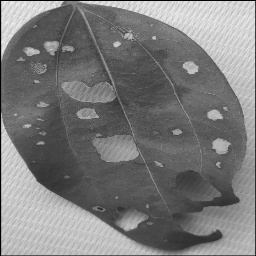
#> input picture gentle_classification/new_leaf_data/dried_diseased/leaf-image0.jpg, 256 x 256 px; its folder holds only this picture in this run
$ python -i preprocess.py   (imports and definitions only)
#> lines starting #> are read from the running program, lines starting #| are printed output that depends on the picture; after the words box and inside, x2 and y2 are one past the last pixel; in counts of white or black regions, pixels touching at a corner belong together
import os
import cv2
import numpy as np
import matplotlib.pyplot as plt

def preprocessing(path):
    '''
    Preprocesses the image for the deep learning model
    '''
    # reading the image
    image = cv2.imread(path)
#> image is the input picture: shape (256, 256, 3); min 0, max 244, mean 122.8

    # converting to grayscale
    image = cv2.cvtColor(image, cv2.COLOR_BGR2GRAY)
#> image: shape (256, 256)

    # reducing the image size into 256x256
    im_len = 1024
    dim = (im_len, im_len)
    image = cv2.resize(image, dim,
                        interpolation=cv2.INTER_LINEAR)
#> image: shape (1024, 1024)
    original = image # for debuggin purposes

    # applying gaussian filter
    image = cv2.GaussianBlur(image, (3,3), 0)
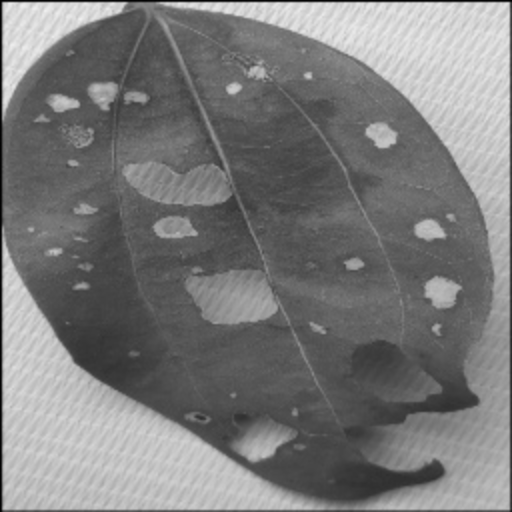
#> image: shape (1024, 1024) (shown at 1/2 size); min 0, max 239, mean 122.7

    # segmentation
    ret, image = cv2.threshold(image, 10, 255,
                            cv2.THRESH_BINARY_INV
                             + cv2.THRESH_OTSU)
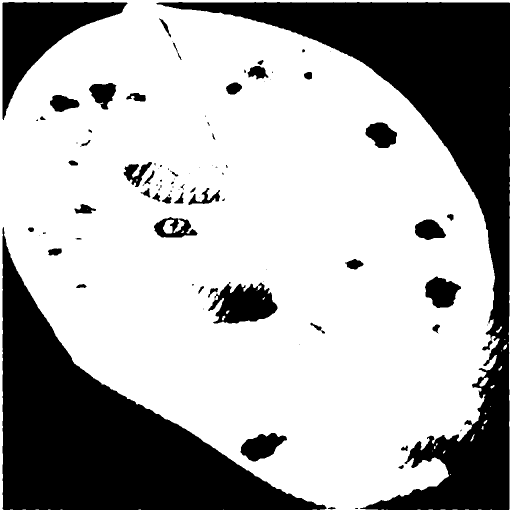
#> image: shape (1024, 1024) (shown at 1/2 size); 68.7% white; 91 black regions (42 under 20 px)
#> ret = 141

    # finding the biggest contour
    contours, hierarchy = cv2.findContours(image.copy(),
            cv2.RETR_LIST, cv2.CHAIN_APPROX_SIMPLE)[-2:]
#> contours = 127 contours, 60 with area under 20; largest, box (x1, y1, x2, y2) and area: (0, 0, 1024, 1024) 1046529, (312, 3, 1021, 1021) 149224, (4, 453, 654, 1021) 130188, (4, 3, 256, 241) 21804, (415, 563, 556, 648) 7725

    biggest_contour = max(contours, key=cv2.contourArea)
#> biggest_contour = [[0, 0], [0, 1023], [1023, 1023], [1023, 0]]

    # further noise reduction
    kernel = np.ones((3,3), np.uint8)
    image = cv2.morphologyEx(image,
         cv2.MORPH_OPEN, kernel, iterations=2)
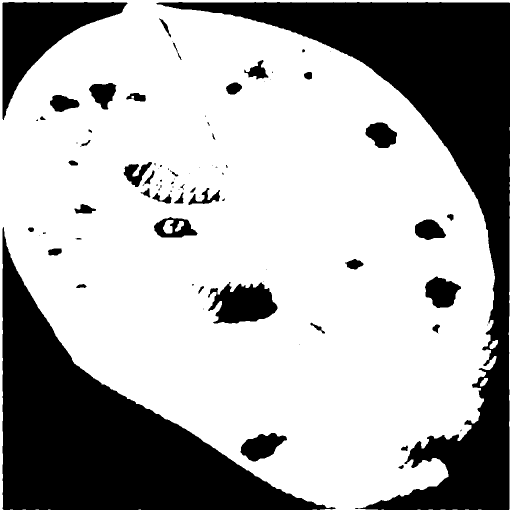
#> image: shape (1024, 1024) (shown at 1/2 size); 68.6% white; 84 black regions (39 under 20 px), largest, box (x1, y1, x2, y2) and area: (313, 4, 1020, 1020) 147330, (5, 454, 671, 1020) 129274, (5, 4, 255, 240) 21406

    # drawing a rectangle around the contour
    (x, y, w, h) = cv2.boundingRect(biggest_contour)
#> x = 0; y = 0; w = 1024; h = 1024

    original = cv2.rectangle(original,
            (x,y+h),(x+w,y),
             (0, 255, 125), 2)
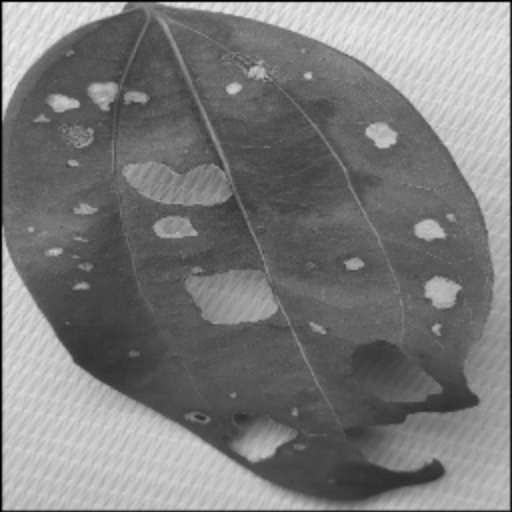
#> original: shape (1024, 1024) (shown at 1/2 size); min 0, max 241, mean 122.5

    # cropping the image
    original = original[y:y+h, x:x+w]

    # resizing the image into 256x256
    im_len_2 = 256
    dim = (im_len_2, im_len_2)
    original = cv2.resize(original, dim,
                        interpolation=cv2.INTER_LINEAR)
#> original: shape (256, 256)
    #print(original.shape)

    return original


    # displaying the image
    winname = 'preprocess'
    winname2 = 'original'

    cv2.namedWindow(winname) # Create a named window
    cv2.moveWindow(winname, 40,30)
    cv2.imshow(winname, image)
    cv2.imshow('original', original)
    cv2.waitKey(0)
    cv2.destroyAllWindows()

def get_all_files(root_path):
    '''
    function to get all the image file paths recursively
    '''
    all_image_files = []
    for fold in os.listdir(root_path):
        all_image_files = (all_image_files +
                       sorted([os.path.join(root_path, fold, file)
                                for file in os.listdir(
                                    os.path.join(root_path, fold)
                                    )
                                ]
                            )
                        )

    return all_image_files

>>> result = preprocessing('new_leaf_data/dried_diseased/leaf-image0.jpg')

$ run again, on gentle_classification/new_leaf_data/dried_diseased/leaf-image1.jpg
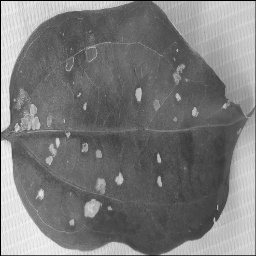
#> input picture gentle_classification/new_leaf_data/dried_diseased/leaf-image1.jpg, 256 x 256 px
#> in preprocessing, image is the input picture: shape (256, 256, 3); min 0, max 244, mean 123.2
#> in preprocessing, `ret, image = cv2.threshold(image, 10, 255, cv2.THRESH_BINARY_INV + cv2..`:
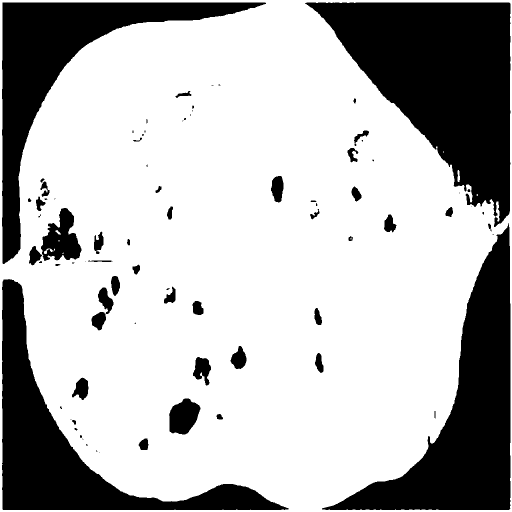
#> image: shape (1024, 1024) (shown at 1/2 size); 71.4% white; 81 black regions (34 under 20 px)
#> ret = 144
#> contours = 95 contours, 33 with area under 20; largest, box (x1, y1, x2, y2) and area: (0, 0, 1024, 1024) 1046529, (609, 4, 1022, 455) 96121, (643, 445, 1022, 1021) 71841, (3, 557, 579, 1021) 58753, (3, 4, 533, 529) 55519
#> biggest_contour = [[0, 0], [0, 1023], [1023, 1023], [1023, 0]]
#> x = 0; w = 1024
#> in preprocessing, `original = cv2.rectangle(original, (x,y+h),(x+w,y), (0, 255, 125), 2)`:
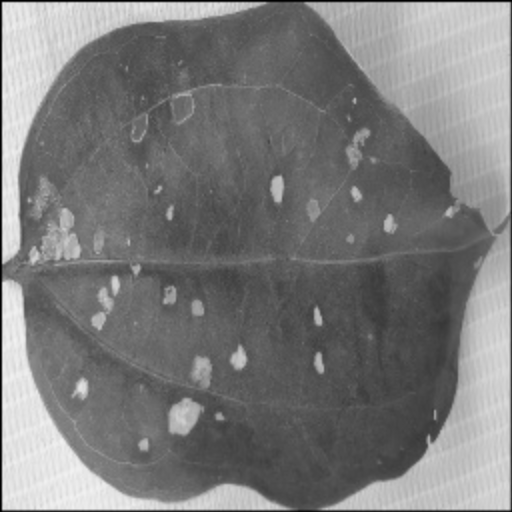
#> original: shape (1024, 1024) (shown at 1/2 size); min 0, max 243, mean 122.9

$ run again, on gentle_classification/new_leaf_data/dried_diseased/leaf-image10.jpg
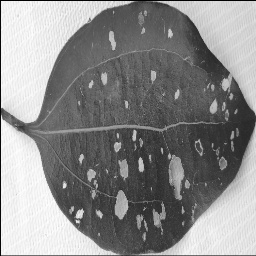
#> input picture gentle_classification/new_leaf_data/dried_diseased/leaf-image10.jpg, 256 x 256 px
#> in preprocessing, image is the input picture: shape (256, 256, 3); min 0, max 255, mean 139.1
#> in preprocessing, `ret, image = cv2.threshold(image, 10, 255, cv2.THRESH_BINARY_INV + cv2..`:
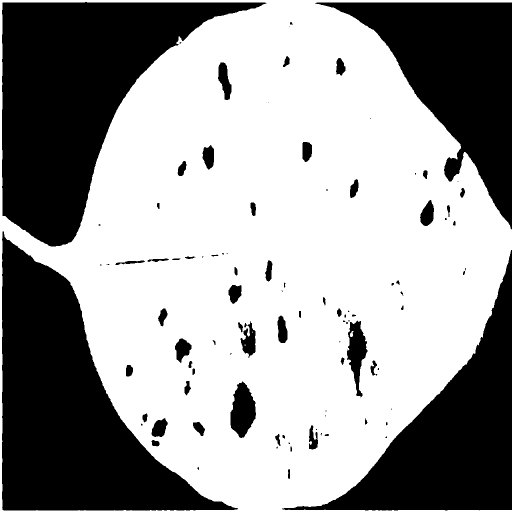
#> image: shape (1024, 1024) (shown at 1/2 size); 61.3% white; 98 black regions (36 under 20 px)
#> ret = 154
#> contours = 100 contours, 36 with area under 20; largest, box (x1, y1, x2, y2) and area: (0, 0, 1024, 1024) 896715, (3, 3, 534, 494) 119128, (3, 461, 477, 1022) 117178, (460, 762, 513, 877) 4046, (693, 640, 736, 796) 3466
#> biggest_contour = contour of 775 points, box (x1, y1, x2, y2) (0, 0, 1024, 1024), area 896715
#> x = 0; w = 1024
#> in preprocessing, `original = cv2.rectangle(original, (x,y+h),(x+w,y), (0, 255, 125), 2)`:
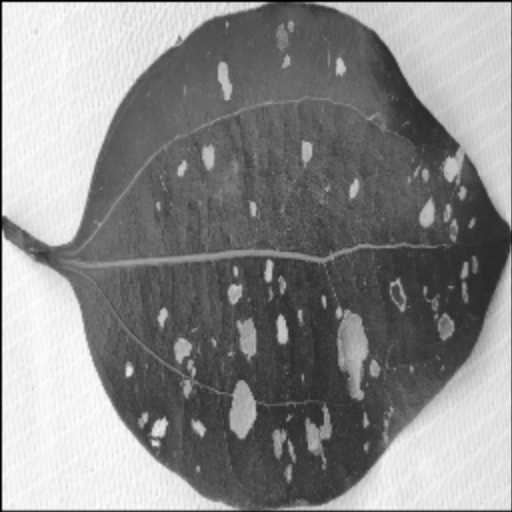
#> original: shape (1024, 1024) (shown at 1/2 size); min 0, max 254, mean 138.6

$ run again, on gentle_classification/new_leaf_data/dried_diseased/leaf-image11.jpg
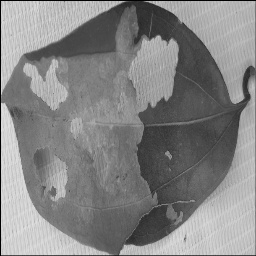
#> input picture gentle_classification/new_leaf_data/dried_diseased/leaf-image11.jpg, 256 x 256 px
#> in preprocessing, image is the input picture: shape (256, 256, 3); min 0, max 226, mean 133
#> in preprocessing, `ret, image = cv2.threshold(image, 10, 255, cv2.THRESH_BINARY_INV + cv2..`:
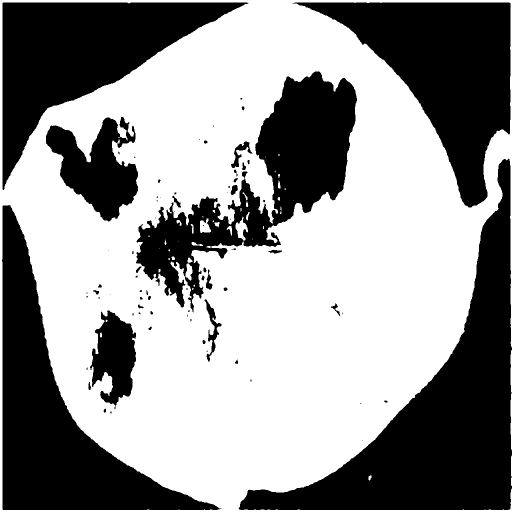
#> image: shape (1024, 1024) (shown at 1/2 size); 57.8% white; 79 black regions (41 under 20 px)
#> ret = 139
#> contours = 127 contours, 67 with area under 20; largest, box (x1, y1, x2, y2) and area: (0, 0, 1024, 1024) 933017, (3, 409, 444, 1021) 81414, (584, 4, 1023, 416) 76478, (4, 4, 498, 381) 72086, (271, 142, 715, 626) 71538
#> biggest_contour = contour of 522 points, box (x1, y1, x2, y2) (0, 0, 1024, 1024), area 933017
#> x = 0; w = 1024
#> in preprocessing, `original = cv2.rectangle(original, (x,y+h),(x+w,y), (0, 255, 125), 2)`:
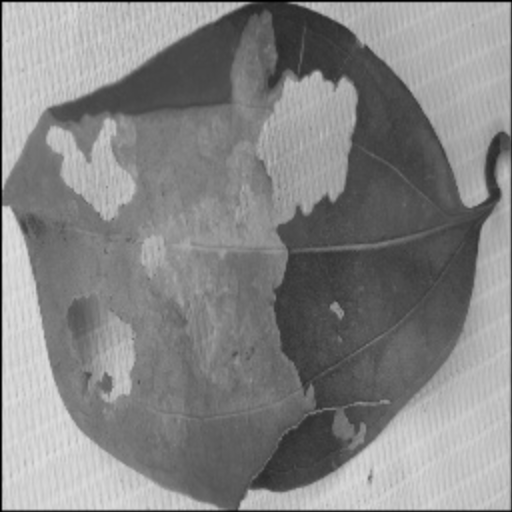
#> original: shape (1024, 1024) (shown at 1/2 size); min 0, max 224, mean 132.7
